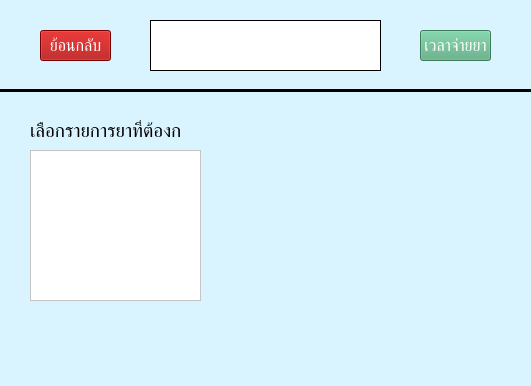
<?xml version="1.0" encoding="UTF-8"?>
<ui version="4.0">
 <class>select_drug</class>
 <widget class="QMainWindow" name="select_drug">
  <property name="geometry">
   <rect>
    <x>0</x>
    <y>0</y>
    <width>531</width>
    <height>386</height>
   </rect>
  </property>
  <property name="windowTitle">
   <string>เลือกมื้อยา</string>
  </property>
  <property name="styleSheet">
   <string notr="true">background-color: rgb(217, 244, 255)</string>
  </property>
  <widget class="QWidget" name="centralwidget">
   <widget class="QLabel" name="label">
    <property name="geometry">
     <rect>
      <x>150</x>
      <y>20</y>
      <width>231</width>
      <height>51</height>
     </rect>
    </property>
    <property name="font">
     <font>
      <pointsize>24</pointsize>
      <weight>75</weight>
      <bold>true</bold>
     </font>
    </property>
    <property name="styleSheet">
     <string notr="true">background-color: rgb(255, 255, 255);</string>
    </property>
    <property name="frameShape">
     <enum>QFrame::Box</enum>
    </property>
    <property name="lineWidth">
     <number>1</number>
    </property>
    <property name="text">
     <string/>
    </property>
    <property name="textFormat">
     <enum>Qt::AutoText</enum>
    </property>
    <property name="scaledContents">
     <bool>false</bool>
    </property>
    <property name="alignment">
     <set>Qt::AlignCenter</set>
    </property>
    <property name="wordWrap">
     <bool>true</bool>
    </property>
   </widget>
   <widget class="QPushButton" name="add_back_pushButton">
    <property name="geometry">
     <rect>
      <x>40</x>
      <y>30</y>
      <width>71</width>
      <height>31</height>
     </rect>
    </property>
    <property name="font">
     <font>
      <pointsize>12</pointsize>
     </font>
    </property>
    <property name="styleSheet">
     <string notr="true">color: rgb(255, 255, 255);
background-color: rgb(166, 0, 0)</string>
    </property>
    <property name="text">
     <string>ย้อนกลับ</string>
    </property>
   </widget>
   <widget class="Line" name="line">
    <property name="geometry">
     <rect>
      <x>-10</x>
      <y>80</y>
      <width>551</width>
      <height>20</height>
     </rect>
    </property>
    <property name="frameShadow">
     <enum>QFrame::Plain</enum>
    </property>
    <property name="lineWidth">
     <number>3</number>
    </property>
    <property name="orientation">
     <enum>Qt::Horizontal</enum>
    </property>
   </widget>
   <widget class="QPushButton" name="add_back_pushButton_2">
    <property name="geometry">
     <rect>
      <x>420</x>
      <y>30</y>
      <width>71</width>
      <height>31</height>
     </rect>
    </property>
    <property name="font">
     <font>
      <pointsize>12</pointsize>
     </font>
    </property>
    <property name="styleSheet">
     <string notr="true">color: rgb(255, 255, 255);
background-color: rgb(85, 170, 127)</string>
    </property>
    <property name="text">
     <string>เวลาจ่ายยา</string>
    </property>
   </widget>
   <widget class="QLabel" name="label_2">
    <property name="geometry">
     <rect>
      <x>160</x>
      <y>30</y>
      <width>31</width>
      <height>31</height>
     </rect>
    </property>
    <property name="font">
     <font>
      <pointsize>24</pointsize>
      <weight>75</weight>
      <bold>true</bold>
     </font>
    </property>
    <property name="styleSheet">
     <string notr="true">background-color: rgb(255, 255, 255);</string>
    </property>
    <property name="frameShape">
     <enum>QFrame::NoFrame</enum>
    </property>
    <property name="lineWidth">
     <number>1</number>
    </property>
    <property name="text">
     <string/>
    </property>
    <property name="textFormat">
     <enum>Qt::AutoText</enum>
    </property>
    <property name="pixmap">
     <pixmap resource="../../../Medicine_notify-main/Medicine_notify-main/Resources/resources.qrc">:/icons/drug_icon.png</pixmap>
    </property>
    <property name="scaledContents">
     <bool>true</bool>
    </property>
    <property name="alignment">
     <set>Qt::AlignCenter</set>
    </property>
    <property name="wordWrap">
     <bool>true</bool>
    </property>
   </widget>
   <widget class="QLabel" name="drugName_label">
    <property name="geometry">
     <rect>
      <x>30</x>
      <y>120</y>
      <width>151</width>
      <height>21</height>
     </rect>
    </property>
    <property name="font">
     <font>
      <pointsize>14</pointsize>
     </font>
    </property>
    <property name="text">
     <string>เลือกรายการยาที่ต้องการ</string>
    </property>
   </widget>
   <widget class="QScrollArea" name="scrollArea">
    <property name="geometry">
     <rect>
      <x>30</x>
      <y>150</y>
      <width>171</width>
      <height>151</height>
     </rect>
    </property>
    <property name="styleSheet">
     <string notr="true">background-color: rgb(255, 255, 255);</string>
    </property>
    <property name="widgetResizable">
     <bool>true</bool>
    </property>
    <widget class="QWidget" name="scrollAreaWidgetContents">
     <property name="geometry">
      <rect>
       <x>0</x>
       <y>0</y>
       <width>169</width>
       <height>149</height>
      </rect>
     </property>
    </widget>
   </widget>
  </widget>
 </widget>
 <resources>
  <include location="../../../Medicine_notify-main/Medicine_notify-main/Resources/resources.qrc"/>
 </resources>
 <connections/>
</ui>
